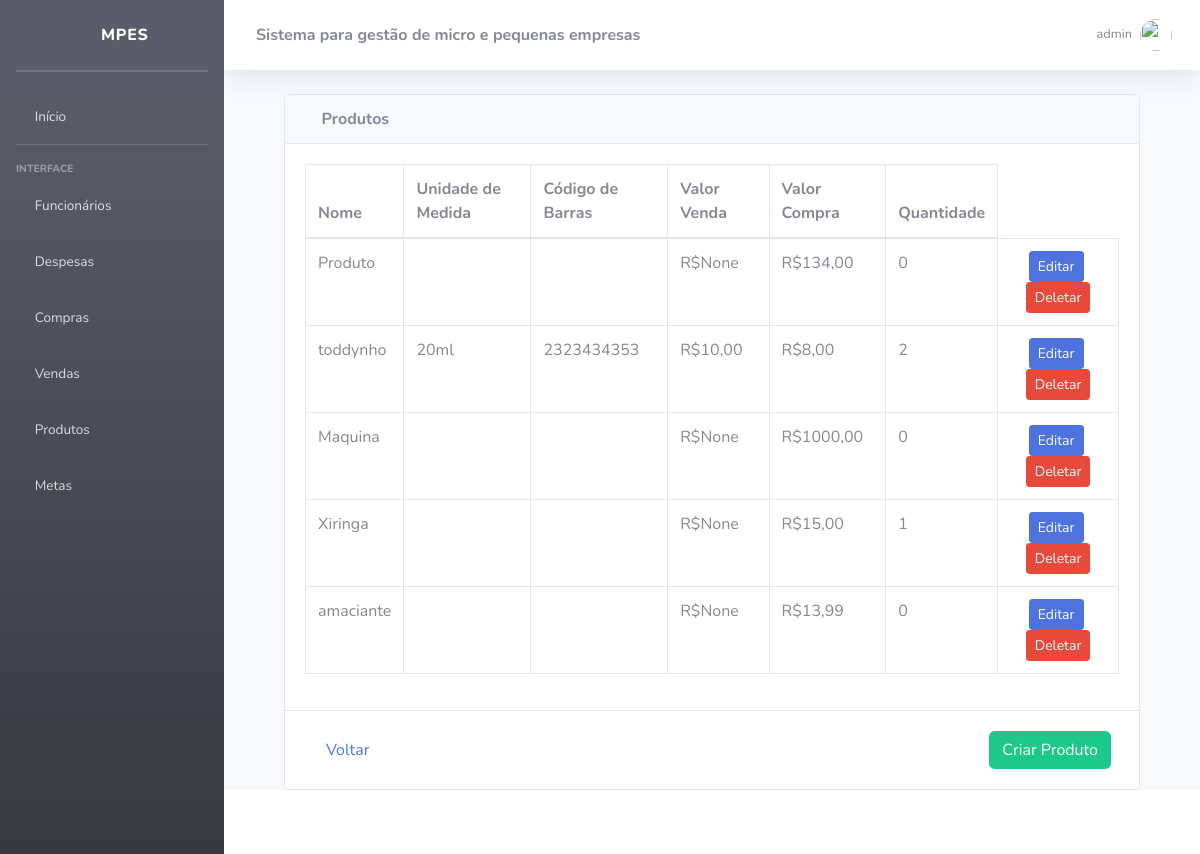
The page /produtos/ (signed in) on the database its author committed.
### produtos/models.py (models this page shows, shortened)
class Produto(models.Model):
    nome = models.CharField(max_length=100)
    unidadeMedida = models.CharField(max_length=20)
    codDeBarra = models.CharField(max_length=50)
    valorVenda = models.DecimalField(max_digits=10, decimal_places=2, null=True, blank=True)
    valorCompra = models.DecimalField(max_digits=10, decimal_places=2)
    quantidade = models.IntegerField()

### produtos/views.py (the view)
# urls.py: path("", views.listarProduto, name="listarProduto"),
@group_required('caixa, administrador')
@login_required
def listarProduto(request):
    user = request.user.username
    produto = Produto.objects.all()
    return render(request, "produtos/listarProduto.html", {'produto': produto, 'user': user})

### MPEs/utils.py (called while the page is built, shortened)
def group_required(groups, login_url=None, raise_exception=False):
    def check_perms(user):
        if user.is_superuser:
            return True
    return user_passes_test(check_perms, login_url=login_url)

### templates/produtos/listarProduto.html
{% extends 'base.html' %}
{% block content %}
  <div class="container">
    <div class="row m-0">
      <div class="col-12">
        <div class="card">
          <div class="card-header ml-0">
            <i class="fas fa-box"></i>
             <strong>Produtos</strong>
          </div>
          <div class="card-body">
            <div class="table-responsive">
              <table class="table table-bordered" id="dataTable" width="100%" cellspacing="0">
                <thead>
                  <tr>
                    <th>Nome</th>
                    <th>Unidade de Medida</th>
                    <th>Código de Barras</th>
                    <th>Valor Venda</th>
                    <th>Valor Compra</th>
                    <th>Quantidade</th>
                  </tr>
                </thead>
                <tbody>
                  {% if produto %}
                    {% for produtos in produto %}
                      <tr>
                        <td>{{ produtos.nome }}</td>
                        <td>{{ produtos.unidadeMedida }}</td>
                        <td>{{ produtos.codDeBarra }}</td>
                        <td>R${{ produtos.valorVenda }}</td>
                        <td>R${{ produtos.valorCompra }}</td>
                        <td>{{ produtos.quantidade }}</td>
                        <td class="text-center">
                          <a href="{% url 'atualizarCompra' produtos.id %}" class="btn btn-primary btn-sm mr-1">Editar</a>
                          <a href="{% url 'confirmarCompra' produtos.id %}" class="btn btn-danger btn-sm">Deletar</a>
                        </td>
                      </tr>
                    {% endfor %}
                  {% endif %}
                </tbody>
              </table>
            </div>
          </div>
          <div class="card-footer bg-white">
            <div class="d-flex justify-content-between p-2">
              <a href="{% url 'home' %}" class="btn btn-link btn-custom-size">Voltar</a>
              <a href="{% url 'criarCompra' %}" class="btn btn-success btn-custom-size">Criar Produto</a>
            </div>
          </div>
        </div>
      </div>
    </div>
  </div>
{% endblock %}

### templates/topbar.html (shortened to what this page needs)
{% load static %}
<nav class="navbar navbar-expand navbar-light bg-white topbar mb-4 static-top shadow">
    <div class="sidebar-brand-text mx-3"><strong>Sistema para gestão de micro e pequenas empresas</strong></div>
    <ul class="navbar-nav ml-auto">
        <li class="nav-item dropdown no-arrow d-sm-none">
        <li class="nav-item dropdown no-arrow">
            <a class="nav-link dropdown-toggle" href="#" id="userDropdown" role="button"
                data-toggle="dropdown" aria-haspopup="true" aria-expanded="false">
                <span class="mr-2 d-none d-lg-inline text-gray-600 small">{{ user }}</span>
                <img class="img-profile rounded-circle"
                src="{% static 'img/undraw_profile.svg' %}">
        </a>
        </li>
    </ul>
</nav>

### rows shown on the page
Produto: nome "Produto", valorVenda "None", valorCompra "134,00", quantidade "0"
Produto: nome "toddynho", unidadeMedida "20ml", codDeBarra "2323434353", valorVenda "10,00", valorCompra "8,00", quantidade "2"
Produto: nome "Maquina", valorVenda "None", valorCompra "1000,00", quantidade "0"
Produto: nome "Xiringa", valorVenda "None", valorCompra "15,00", quantidade "1"
Produto: nome "amaciante", valorVenda "None", valorCompra "13,99", quantidade "0"

### other values the page prints
{{ user }} "admin"
